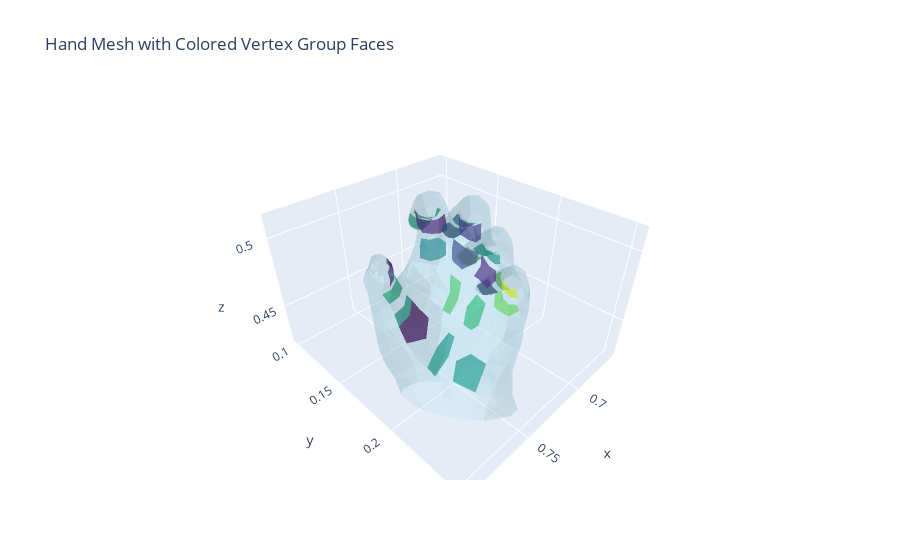

The notebook cell this image was saved under:
### Code cell
def display_vertex_groups_faces_on_hand_mesh(hand_mesh, vertex_groups, group_values, cmap='viridis', opacity=0.7):
    """
    MANO hand mesh의 모든 face 위에, vertex 그룹에 해당하는 영역(face)을 색상 오버레이로 표시합니다.
    
    각 vertex group은 vertex 집합을 기반으로 하며, 해당 그룹에 포함된 vertex들로 이루어진 face만을 선택합니다.
    (즉, face의 모든 vertex가 해당 그룹에 속해야 합니다.)
    
    인자:
        hand_mesh: MANO hand mesh 객체. 반드시 .vertices (Nx3)와 .faces (Mx3) 속성을 가져야 합니다.
        vertex_groups: 그룹 이름을 key로, 해당 그룹에 속하는 vertex 인덱스 리스트를 value로 갖는 dict.
        group_values: 각 vertex group에 대응하는 스칼라 값 목록 (길이 24, 각 값은 0~1 범위).
        cmap (str): 스칼라 값을 색상으로 매핑할 Matplotlib colormap (기본값: 'viridis').
        opacity: 각 그룹의 face가 표시될 불투명도 (0~1, 기본값: 0.7).
    """
    import numpy as np
    import plotly.graph_objects as go
    import matplotlib.colors as mcolors
    import matplotlib.pyplot as plt

    # hand_mesh의 vertices와 faces 추출.
    vertices = np.array(hand_mesh.vertices)
    faces = np.array(hand_mesh.faces)

    # 전체 hand mesh를 반투명하게 보여주는 기본 trace 생성.
    base_mesh = go.Mesh3d(
        x=vertices[:, 0],
        y=vertices[:, 1],
        z=vertices[:, 2],
        i=faces[:, 0],
        j=faces[:, 1],
        k=faces[:, 2],
        opacity=0.3,
        color='lightblue',
        flatshading=True,
        name='Hand Mesh'
    )

    fig = go.Figure(data=[base_mesh])

    if len(vertex_groups) != len(group_values):
        raise ValueError(f"Expected {len(vertex_groups)} group values, but got {len(group_values)}.")

    # 스칼라 값을 색으로 매핑하기 위한 colormap 준비.
    norm = mcolors.Normalize(vmin=0, vmax=1)
    cmap_func = plt.get_cmap(cmap)
    
    # 각 vertex group에 대해, group 값에 따라 색상을 부여하고
    # 해당 그룹의 vertex들만 포함하는 face들을 학인하여 별도의 Mesh3d trace로 추가합니다.
    for (group_name, indices), group_val in zip(vertex_groups.items(), group_values):
        group_set = set(indices)
        # face의 모든 vertex가 해당 그룹에 속하는지 확인하여 필터링.
        group_faces = np.array([face for face in faces if set(face).issubset(group_set)])
        
        # 해당 그룹에 속하는 face가 존재할 경우, 색상 오버레이 trace를 추가.
        if group_faces.shape[0] > 0:
            rgba = cmap_func(norm(group_val))
            color = mcolors.to_hex(rgba)
            
            fig.add_trace(go.Mesh3d(
                x=vertices[:, 0],
                y=vertices[:, 1],
                z=vertices[:, 2],
                i=group_faces[:, 0],
                j=group_faces[:, 1],
                k=group_faces[:, 2],
                opacity=opacity,
                color=color,
                flatshading=True,
                name=group_name
            ))
            
    fig.update_layout(
        title="Hand Mesh with Colored Vertex Group Faces",
        scene=dict(
            aspectmode='data',
            camera=dict(
                projection=dict(type='perspective')
            )
        )
    )
    
    fig.show()


# ----- Usage Example -----
# 예를 들어, MANO hand mesh (예: h_meshes[0])와 위에 정의한 vertex_groups, 그리고 24개의 스칼라 값 (각 값은 0~1)을 이용할 경우:
import numpy as np
group_values = np.random.rand(24)  # 예시용 24개 랜덤 값
display_vertex_groups_faces_on_hand_mesh(h_meshes[0], vertex_groups, group_values)

### Figure 1 — Plotly figure (JSON) as saved in the notebook; plotly's stock layout.template omitted (floating-point values rounded to 4 significant figures; data arrays with more than 128 entries replaced by an {"elided": "..."} marker saying what was removed)
{"data": [{"color": "lightblue", "flatshading": true, "i": {"elided": "1538 int values"}, "j": {"elided": "1538 int values"}, "k": {"elided": "1538 int values"}, "name": "Hand Mesh", "opacity": 0.3, "type": "mesh3d", "x": {"elided": "778 float values"}, "y": {"elided": "778 float values"}, "z": {"elided": "778 float values"}}, {"color": "#472f7d", "flatshading": true, "i": [739, 741, 759, 760, 761, 762, 755, 757, 756, 760, 756, 763], "j": [756, 756, 758, 758, 759, 759, 756, 756, 763, 763, 739, 739], "k": [741, 755, 760, 757, 762, 760, 757, 760, 760, 762, 763, 740], "name": "Thumb1", "opacity": 0.7, "type": "mesh3d", "x": {"elided": "778 float values"}, "y": {"elided": "778 float values"}, "z": {"elided": "778 float values"}}, {"color": "#27ad81", "flatshading": true, "i": [267, 700, 125, 699, 31, 704, 698], "j": [125, 125, 124, 124, 267, 267, 31], "k": [700, 699, 699, 701, 704, 700, 704], "name": "Thumb2", "opacity": 0.7, "type": "mesh3d", "x": {"elided": "778 float values"}, "y": {"elided": "778 float values"}, "z": {"elided": "778 float values"}}, {"color": "#1f9e89", "flatshading": true, "i": [123, 7, 126, 240], "j": [126, 126, 266, 266], "k": [7, 240, 240, 9], "name": "Thumb3", "opacity": 0.7, "type": "mesh3d", "x": {"elided": "778 float values"}, "y": {"elided": "778 float values"}, "z": {"elided": "778 float values"}}, {"color": "#27ad81", "flatshading": true, "i": [322, 325, 325, 328, 328, 325, 322, 321, 330, 342, 342, 344, 343, 347, 328, 343], "j": [323, 323, 326, 326, 330, 330, 325, 325, 328, 328, 343, 343, 350, 350, 329, 329], "k": [325, 326, 328, 329, 325, 331, 321, 331, 342, 343, 344, 347, 347, 349, 343, 350], "name": "Index1", "opacity": 0.7, "type": "mesh3d", "x": {"elided": "778 float values"}, "y": {"elided": "778 float values"}, "z": {"elided": "778 float values"}}, {"color": "#23a983", "flatshading": true, "i": [46, 47, 155, 46, 47, 280, 280, 223], "j": [237, 237, 245, 245, 238, 238, 281, 281], "k": [47, 238, 46, 237, 280, 281, 223, 224], "name": "Index2", "opacity": 0.7, "type": "mesh3d", "x": {"elided": "778 float values"}, "y": {"elided": "778 float values"}, "z": {"elided": "778 float values"}}, {"color": "#482576", "flatshading": true, "i": [137, 139, 140, 171, 194, 170, 195, 171, 139], "j": [139, 165, 165, 170, 170, 173, 173, 194, 194], "k": [140, 140, 164, 194, 195, 195, 189, 139, 165], "name": "Index3", "opacity": 0.7, "type": "mesh3d", "x": {"elided": "778 float values"}, "y": {"elided": "778 float values"}, "z": {"elided": "778 float values"}}, {"color": "#33628d", "flatshading": true, "i": [432, 435, 435, 438, 438, 435, 435, 440, 454, 454, 456, 455, 459, 438, 455], "j": [433, 433, 436, 436, 440, 440, 441, 438, 438, 455, 455, 462, 462, 439, 439], "k": [435, 436, 438, 439, 435, 441, 432, 454, 455, 456, 459, 459, 461, 455, 462], "name": "Middle1", "opacity": 0.7, "type": "mesh3d", "x": {"elided": "778 float values"}, "y": {"elided": "778 float values"}, "z": {"elided": "778 float values"}}, {"color": "#2b748e", "flatshading": true, "i": [356, 357, 372, 356, 357, 402], "j": [396, 396, 398, 398, 397, 397], "k": [357, 397, 356, 396, 402, 403], "name": "Middle2", "opacity": 0.7, "type": "mesh3d", "x": {"elided": "778 float values"}, "y": {"elided": "778 float values"}, "z": {"elided": "778 float values"}}, {"color": "#414287", "flatshading": true, "i": [370, 371, 379, 386, 378, 387, 379, 370], "j": [375, 375, 378, 378, 380, 380, 386, 386], "k": [371, 374, 386, 387, 387, 385, 370, 375], "name": "Middle3", "opacity": 0.7, "type": "mesh3d", "x": {"elided": "778 float values"}, "y": {"elided": "778 float values"}, "z": {"elided": "778 float values"}}, {"color": "#5ec962", "flatshading": true, "i": [549, 550, 546, 552, 551, 565, 568, 569, 570, 571, 572, 565, 567, 566, 570, 549, 566], "j": [546, 546, 549, 549, 549, 549, 523, 568, 568, 569, 569, 566, 566, 573, 573, 550, 550], "k": [550, 547, 552, 551, 565, 566, 567, 570, 567, 572, 570, 567, 570, 570, 572, 566, 573], "name": "Ring1", "opacity": 0.7, "type": "mesh3d", "x": {"elided": "778 float values"}, "y": {"elided": "778 float values"}, "z": {"elided": "778 float values"}}, {"color": "#1e9d89", "flatshading": true, "i": [468, 469, 469, 513, 513, 502], "j": [506, 506, 507, 507, 514, 514], "k": [469, 507, 513, 514, 502, 503], "name": "Ring2", "opacity": 0.7, "type": "mesh3d", "x": {"elided": "778 float values"}, "y": {"elided": "778 float values"}, "z": {"elided": "778 float values"}}, {"color": "#20938c", "flatshading": true, "i": [579, 510, 489, 496, 579, 485], "j": [485, 485, 488, 488, 489, 489], "k": [510, 484, 496, 497, 485, 496], "name": "Ring3", "opacity": 0.7, "type": "mesh3d", "x": {"elided": "778 float values"}, "y": {"elided": "778 float values"}, "z": {"elided": "778 float values"}}, {"color": "#34618d", "flatshading": true, "i": [666, 667, 663, 669, 666, 668, 686, 687, 688, 689, 682, 684, 683, 687, 683, 690], "j": [663, 663, 666, 666, 683, 683, 685, 685, 686, 686, 683, 683, 690, 690, 666, 666], "k": [667, 664, 669, 668, 668, 682, 687, 684, 689, 687, 684, 687, 687, 689, 690, 667], "name": "Little1", "opacity": 0.7, "type": "mesh3d", "x": {"elided": "778 float values"}, "y": {"elided": "778 float values"}, "z": {"elided": "778 float values"}}, {"color": "#56c667", "flatshading": true, "i": [580, 581, 598, 580, 581, 630, 630, 620], "j": [624, 624, 626, 626, 625, 625, 631, 631], "k": [581, 625, 580, 624, 630, 631, 620, 621], "name": "Little2", "opacity": 0.7, "type": "mesh3d", "x": {"elided": "778 float values"}, "y": {"elided": "778 float values"}, "z": {"elided": "778 float values"}}, {"color": "#c8e020", "flatshading": true, "i": [597, 600, 614, 615, 606, 615, 596, 601], "j": [596, 596, 607, 607, 608, 608, 607, 607], "k": [600, 601, 615, 606, 615, 613, 601, 614], "name": "Little3", "opacity": 0.7, "type": "mesh3d", "x": {"elided": "778 float values"}, "y": {"elided": "778 float values"}, "z": {"elided": "778 float values"}}, {"color": "#65cb5e", "flatshading": true, "i": [278, 769, 278, 604, 770, 770, 771, 771, 770, 776, 770], "j": [102, 595, 595, 595, 595, 769, 769, 775, 775, 605, 605], "k": [769, 278, 594, 770, 769, 771, 102, 770, 776, 770, 604], "name": "Palm1", "opacity": 0.7, "type": "mesh3d", "x": {"elided": "778 float values"}, "y": {"elided": "778 float values"}, "z": {"elided": "778 float values"}}, {"color": "#472c7a", "flatshading": true, "i": [76, 77, 275, 142, 148, 141, 142, 196], "j": [141, 141, 148, 148, 147, 197, 197, 275], "k": [77, 142, 142, 77, 77, 142, 196, 142], "name": "Palm2", "opacity": 0.7, "type": "mesh3d", "x": {"elided": "778 float values"}, "y": {"elided": "778 float values"}, "z": {"elided": "778 float values"}}, {"color": "#3d4e8a", "flatshading": true, "i": [268, 271, 74, 271, 288, 75, 288], "j": [152, 152, 268, 151, 151, 74, 74], "k": [271, 151, 271, 288, 228, 288, 271], "name": "Palm3", "opacity": 0.7, "type": "mesh3d", "x": {"elided": "778 float values"}, "y": {"elided": "778 float values"}, "z": {"elided": "778 float values"}}, {"color": "#25858e", "flatshading": true, "i": [63, 62, 132, 62, 62, 132, 65, 62, 138, 150, 132], "j": [64, 64, 93, 93, 168, 168, 169, 169, 150, 149, 149], "k": [62, 65, 62, 63, 132, 138, 62, 168, 132, 132, 93], "name": "Palm4", "opacity": 0.7, "type": "mesh3d", "x": {"elided": "778 float values"}, "y": {"elided": "778 float values"}, "z": {"elided": "778 float values"}}, {"color": "#31b57b", "flatshading": true, "i": [71, 70, 157, 159, 157, 188, 777], "j": [72, 72, 70, 70, 71, 70, 70], "k": [70, 73, 159, 188, 70, 777, 73], "name": "Palm5", "opacity": 0.7, "type": "mesh3d", "x": {"elided": "778 float values"}, "y": {"elided": "778 float values"}, "z": {"elided": "778 float values"}}, {"color": "#4ac16d", "flatshading": true, "i": [67, 66, 24, 67], "j": [68, 68, 27, 24], "k": [66, 69, 68, 68], "name": "Palm6", "opacity": 0.7, "type": "mesh3d", "x": {"elided": "778 float values"}, "y": {"elided": "778 float values"}, "z": {"elided": "778 float values"}}, {"color": "#1f958b", "flatshading": true, "i": [32, 45, 130, 255, 244, 130], "j": [130, 130, 32, 244, 243, 243], "k": [45, 131, 255, 130, 130, 131], "name": "Palm7", "opacity": 0.7, "type": "mesh3d", "x": {"elided": "778 float values"}, "y": {"elided": "778 float values"}, "z": {"elided": "778 float values"}}, {"color": "#1f988b", "flatshading": true, "i": [109, 111, 112, 265, 25, 112], "j": [111, 264, 264, 25, 285, 285], "k": [112, 112, 265, 112, 112, 109], "name": "Palm8", "opacity": 0.7, "type": "mesh3d", "x": {"elided": "778 float values"}, "y": {"elided": "778 float values"}, "z": {"elided": "778 float values"}}, {"color": "#471164", "flatshading": true, "i": [113, 4, 115, 9, 240, 2, 115], "j": [4, 7, 7, 2, 2, 1, 1], "k": [115, 115, 240, 240, 115, 115, 113], "name": "Palm9", "opacity": 0.7, "type": "mesh3d", "x": {"elided": "778 float values"}, "y": {"elided": "778 float values"}, "z": {"elided": "778 float values"}}], "layout": {"scene": {"aspectmode": "data", "camera": {"projection": {"type": "perspective"}}}, "title": {"text": "Hand Mesh with Colored Vertex Group Faces"}}}
